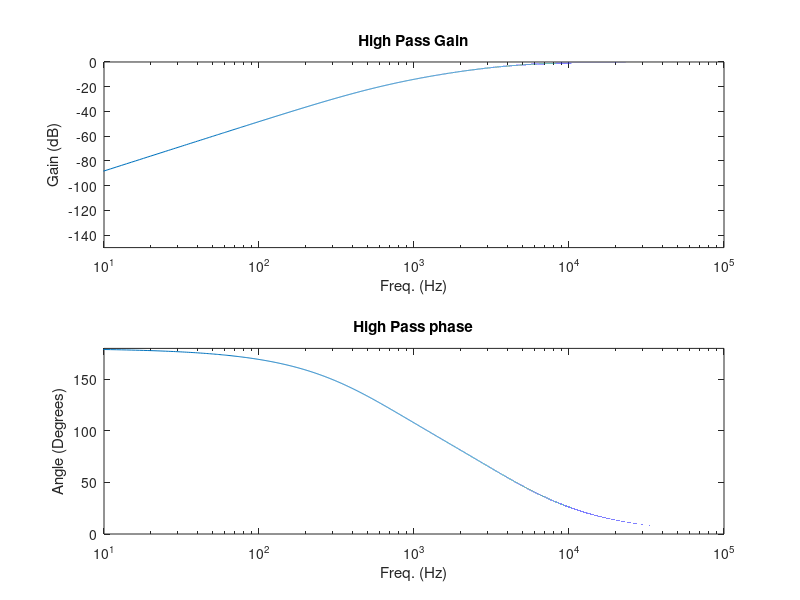

Write the MATLAB code that produced this figure.
function [ ] = HighPass( )

freq = linspace(0, 100000, 100000);
 Resistor = 1000;
 Cap = 0.0000001;

 %complex number for each frequency iteration
for x = 1:100000
    highpass(x) = ((((2.*j.*pi.*freq(x))^2).*((Resistor.*Cap).^2))./....
                  ((3.*(2.*j.*pi.*freq(x)).*(Resistor.*Cap))+1+((((2.*j.*pi.*freq(x))^2).*((Resistor.*Cap).^2)))));
end

%converts complex number to MAG (20 dB/DEC) and Phase(angle)
highpass_MAG_dB = 20.*log10(abs(highpass));
phase = angle(highpass).*180/pi;


subplot(2,1,1);
semilogx(freq, highpass_MAG_dB);
title('High Pass Gain');
xlabel('Freq. (Hz)');
ylabel('Gain (dB)');
axis([10,100000, -150,0]);
% phase plot
subplot(2,1,2);
semilogx(freq, phase);
title('High Pass phase');
xlabel('Freq. (Hz)');
ylabel('Angle (Degrees)');
axis([10, 100000, 0, 180]);
 
 
end
